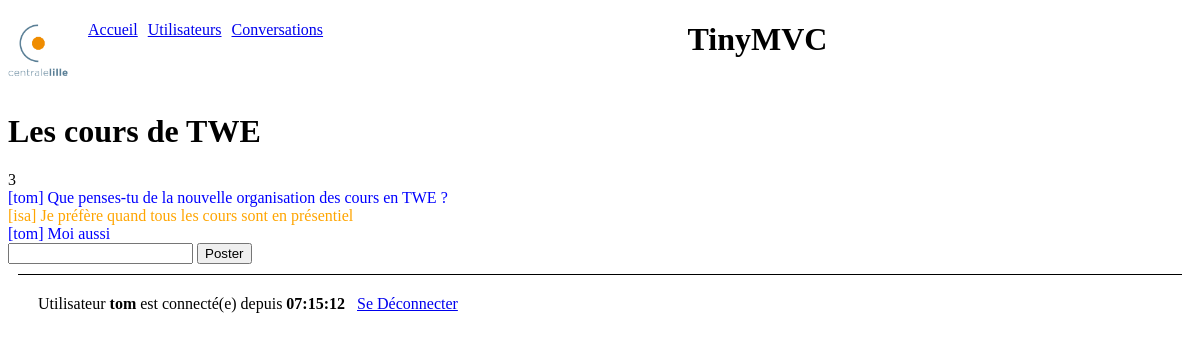
The page /index.php?view=chat&idConv=1 (signed in) on the database its author committed.
### tables this page shows
CREATE TABLE `chat_conversations` (
  `id` int(11) NOT NULL COMMENT 'Clé primaire',
  `active` tinyint(1) NOT NULL DEFAULT '1' COMMENT 'indique si la conversation est active',
  `theme` varchar(40) NOT NULL COMMENT 'Thème de la conversation'
);

CREATE TABLE `chat_messages` (
  `id` int(11) NOT NULL COMMENT 'Identifiant du message',
  `idConversation` int(11) NOT NULL COMMENT 'Clé étrangère vers la table des conversations',
  `idAuteur` int(11) NOT NULL COMMENT 'clé étrangère vers la table des auteurs',
  `contenu` varchar(100) NOT NULL COMMENT 'Contenu du message'
);

CREATE TABLE `chat_users` (
  `id` int(11) NOT NULL COMMENT 'clé primaire, identifiant numérique auto incrémenté',
  `pseudo` varchar(20) NOT NULL COMMENT 'pseudo',
  `passe` varchar(20) NOT NULL COMMENT 'mot de passe',
  `blacklist` tinyint(1) NOT NULL DEFAULT '0' COMMENT 'indique si l''utilisateur est en liste noire',
  `admin` tinyint(1) NOT NULL DEFAULT '0' COMMENT 'indique si l''utilisateur est un administrateur',
  `couleur` varchar(10) NOT NULL DEFAULT 'black' COMMENT 'indique la couleur préférée de l''utilisateur, en anglais',
  `hash` varchar(100) NOT NULL DEFAULT 'hash'
);

### libs/maLibUtils.php (called while the page is built, shortened)
<?php
function valider($nom,$type="REQUEST")
{
	switch($type)
	{
		case 'REQUEST':
		if(isset($_REQUEST[$nom]) && !($_REQUEST[$nom] == ""))
			return proteger($_REQUEST[$nom]);
		break;
		case 'SESSION':
		if(isset($_SESSION[$nom]) && !($_SESSION[$nom] == ""))
			return $_SESSION[$nom];
		break;
	}
	return false;
}
function getValue($nom,$defaut=false,$type="REQUEST")
{
	if (($resultat = valider($nom,$type)) === false)
		$resultat = $defaut;
	return $resultat;
}
function proteger($str)
{
	if (is_array($str))
	{
		$nextTab = array();
		foreach($str as $cle => $val)
		{
			$nextTab[$cle] = addslashes($val);
		}
		return $nextTab;
	}
	else
		return addslashes ($str);
}
?>

### libs/maLibSQL.pdo.php (called while the page is built, shortened)
<?php
include_once "config.php";
function SQLSelect($sql)
{
 	global $BDD_host;
	global $BDD_base;
 	global $BDD_user;
 	global $BDD_password;
	try {
		$dbh = new PDO("mysql:host=$BDD_host;dbname=$BDD_base", $BDD_user, $BDD_password);
	} catch (PDOException $e) {
		die("<font color=\"red\">SQLSelect: Erreur de connexion : " . $e->getMessage() . "</font>");
	}
	$dbh->exec("SET CHARACTER SET utf8");
	$res = $dbh->query($sql);
	$num = $res->rowCount();
	if ($num==0) return false;
	else return $res;
}
function parcoursRs($result)
{
	$result->setFetchMode(PDO::FETCH_ASSOC);
	while ($ligne = $result->fetch())
		$tab[]= $ligne;
	return $tab;
}
?>

### libs/modele.php (called while the page is built, shortened)
<?php
include_once("maLibSQL.pdo.php");
function getConversation($idConv){
	$SQL = "SELECT theme, active FROM chat_conversations WHERE id='$idConv'";
	$rs = parcoursRs(SQLSelect($SQL));
	if (count($rs)) return $rs[0];
	else return array();
}
function getMessages($idConv) {
	$SQL = "SELECT m.id, m.contenu, u.pseudo as auteur, u.couleur ";
	$SQL .= " FROM chat_users u INNER JOIN chat_messages m";
	$SQL .= " ON m.idAuteur = u.id ";
	$SQL .= " WHERE m.idConversation='$idConv'";
	$SQL .= " AND u.blacklist=0";
	$SQL .= " ORDER BY m.id ASC";
	return parcoursRs(SQLSelect($SQL));
}
?>

### templates/chat.php (the view, shortened to what this page needs)
<?php
include_once("libs/modele.php");
include_once("libs/maLibUtils.php");
include_once("libs/maLibForms.php");
$idConv = getValue("idConv");
$dataConv = getConversation($idConv);
echo "<h1>$dataConv[theme]</h1>";
$messages = getMessages($idConv);
echo count($messages);
foreach ($messages as $nextM) {
	echo '<div style="color:' . $nextM["couleur"] . '">';
	echo "[" . $nextM["auteur"] . "] ";
	echo $nextM["contenu"];
	echo "</div>";
}
if ($dataConv["active"])
if (valider("connecte","SESSION")) {
	mkForm("controleur.php");
	mkInput("text","contenu");
	mkInput("hidden","idConv",$idConv);
	mkInput("submit","action","Poster");
	endForm();
}
?>

### rows shown on the page
chat_conversations: theme "Les cours de TWE"
chat_messages: idAuteur.pseudo "tom", contenu "Que penses-tu de la nouvelle organisation des cours en TWE ?"
chat_messages: idAuteur.pseudo "isa", contenu "Je préfère quand tous les cours sont en présentiel"
chat_messages: idAuteur.pseudo "tom", contenu "Moi aussi"

### other values the page prints
count($messages) "3"
$_SESSION[pseudo] "tom"
$_SESSION[heureConnexion] "07:15:12"
